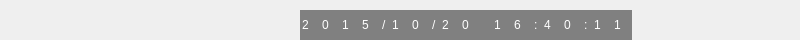
  <widget class="QWidget" name="widget" native="true">
   <property name="geometry">
    <rect>
     <x>0</x>
     <y>50</y>
     <width>800</width>
     <height>40</height>
    </rect>
   </property>
   <widget class="QListWidget" name="listWidget">
    <property name="enabled">
     <bool>true</bool>
    </property>
    <property name="geometry">
     <rect>
      <x>40</x>
      <y>0</y>
      <width>212</width>
      <height>40</height>
     </rect>
    </property>
    <property name="focusPolicy">
     <enum>Qt::WheelFocus</enum>
    </property>
    <property name="styleSheet">
     <string notr="true">QListWidget {
    border:none;
    outline: none;
    icon-size: 40px;
    background: transparent;
    padding-right:20px;
   color:gray;
}

QListWidget::item{
   height:50px;
}

QListWidget:focus{
    border:none;
    outline: none;
}

QListWidget::item:focus{
    border:none;
    outline: none;
    color:rgb(255, 255, 255);
	font: 57 22pt &quot;Ubuntu&quot;;
    background-color: qlineargradient(spread:pad, x1:0, y1:0, x2:0, y2:1, stop:0 rgba(48, 60, 76, 255), stop:1 rgba(7, 61, 82, 255));
}

QListWidget::item:selected{
    border: none;
    outline: none;
    color:rgb(255, 255, 255);
	font: 57 22pt &quot;Ubuntu&quot;;
    background-color: qlineargradient(spread:pad, x1:0, y1:0, x2:0, y2:1, stop:0 rgba(48, 60, 76, 255), stop:1 rgba(7, 61, 82, 255));
}</string>
    </property>
   </widget>
   <widget class="QLabel" name="languageFocus">
    <property name="geometry">
     <rect>
      <x>150</x>
      <y>10</y>
      <width>67</width>
      <height>17</height>
     </rect>
    </property>
    <property name="text">
     <string/>
    </property>
   </widget>
   <widget class="QLabel" name="printFocus">
    <property name="geometry">
     <rect>
      <x>40</x>
      <y>10</y>
      <width>67</width>
      <height>17</height>
     </rect>
    </property>
    <property name="focusPolicy">
     <enum>Qt::NoFocus</enum>
    </property>
    <property name="text">
     <string/>
    </property>
   </widget>
   <widget class="QLineEdit" name="lineEdit">
    <property name="geometry">
     <rect>
      <x>300</x>
      <y>10</y>
      <width>20</width>
      <height>30</height>
     </rect>
    </property>
    <property name="focusPolicy">
     <enum>Qt::NoFocus</enum>
    </property>
    <property name="styleSheet">
     <string notr="true">QLineEdit
{
    border:none;
    outline: none;    
 background: gray;
    color:white;
}
QLineEdit:focus
{

    color:rgb(0, 0, 0);
    background-color:white;
}

QLineEdit:selected{
    color:rgb(0, 0, 0);
    background-color:white;
}
</string>
    </property>
    <property name="text">
     <string>2</string>
    </property>
   </widget>
   <widget class="QLineEdit" name="lineEdit_2">
    <property name="geometry">
     <rect>
      <x>320</x>
      <y>10</y>
      <width>20</width>
      <height>30</height>
     </rect>
    </property>
    <property name="focusPolicy">
     <enum>Qt::NoFocus</enum>
    </property>
    <property name="styleSheet">
     <string notr="true">QLineEdit
{
    border:none;
    outline: none;    
 background: gray;
    color:white;
}
QLineEdit:focus
{

    color:rgb(0, 0, 0);
    background-color:white;
}

QLineEdit:selected{
    color:rgb(0, 0, 0);
    background-color:white;
}
</string>
    </property>
    <property name="text">
     <string>0</string>
    </property>
   </widget>
   <widget class="QLineEdit" name="lineEdit_3">
    <property name="geometry">
     <rect>
      <x>340</x>
      <y>10</y>
      <width>20</width>
      <height>30</height>
     </rect>
    </property>
    <property name="focusPolicy">
     <enum>Qt::NoFocus</enum>
    </property>
    <property name="styleSheet">
     <string notr="true">QLineEdit
{
    border:none;
    outline: none;    
 background: gray;
    color:white;
}
QLineEdit:focus
{

    color:rgb(0, 0, 0);
    background-color:white;
}

QLineEdit:selected{
    color:rgb(0, 0, 0);
    background-color:white;
}
</string>
    </property>
    <property name="text">
     <string>1</string>
    </property>
   </widget>
   <widget class="QLineEdit" name="lineEdit_4">
    <property name="geometry">
     <rect>
      <x>360</x>
      <y>10</y>
      <width>20</width>
      <height>30</height>
     </rect>
    </property>
    <property name="focusPolicy">
     <enum>Qt::NoFocus</enum>
    </property>
    <property name="styleSheet">
     <string notr="true">QLineEdit
{
    border:none;
    outline: none;    
 background: gray;
    color:white;
}
QLineEdit:focus
{

    color:rgb(0, 0, 0);
    background-color:white;
}

QLineEdit:selected{
    color:rgb(0, 0, 0);
    background-color:white;
}
</string>
    </property>
    <property name="text">
     <string>5</string>
    </property>
   </widget>
   <widget class="QLineEdit" name="lineEdit_6">
    <property name="geometry">
     <rect>
      <x>380</x>
      <y>10</y>
      <width>10</width>
      <height>30</height>
     </rect>
    </property>
    <property name="focusPolicy">
     <enum>Qt::NoFocus</enum>
    </property>
    <property name="styleSheet">
     <string notr="true">QLineEdit
{
    border:none;
    outline: none;    
 background: gray;
    color:white;
}
QLineEdit:focus
{

    color:rgb(0, 0, 0);
    background-color:white;
}

QLineEdit:selected{
    color:rgb(0, 0, 0);
    background-color:white;
}
</string>
    </property>
    <property name="text">
     <string>/</string>
    </property>
   </widget>
   <widget class="QLineEdit" name="lineEdit_7">
    <property name="geometry">
     <rect>
      <x>390</x>
      <y>10</y>
      <width>20</width>
      <height>30</height>
     </rect>
    </property>
    <property name="focusPolicy">
     <enum>Qt::NoFocus</enum>
    </property>
    <property name="styleSheet">
     <string notr="true">QLineEdit
{
    border:none;
    outline: none;    
 background: gray;
    color:white;
}
QLineEdit:focus
{

    color:rgb(0, 0, 0);
    background-color:white;
}

QLineEdit:selected{
    color:rgb(0, 0, 0);
    background-color:white;
}
</string>
    </property>
    <property name="text">
     <string>1</string>
    </property>
   </widget>
   <widget class="QLineEdit" name="lineEdit_8">
    <property name="geometry">
     <rect>
      <x>410</x>
      <y>10</y>
      <width>20</width>
      <height>30</height>
     </rect>
    </property>
    <property name="focusPolicy">
     <enum>Qt::NoFocus</enum>
    </property>
    <property name="styleSheet">
     <string notr="true">QLineEdit
{
    border:none;
    outline: none;    
 background: gray;
    color:white;
}
QLineEdit:focus
{

    color:rgb(0, 0, 0);
    background-color:white;
}

QLineEdit:selected{
    color:rgb(0, 0, 0);
    background-color:white;
}
</string>
    </property>
    <property name="text">
     <string>0</string>
    </property>
   </widget>
   <widget class="QLineEdit" name="lineEdit_9">
    <property name="geometry">
     <rect>
      <x>430</x>
      <y>10</y>
      <width>10</width>
      <height>30</height>
     </rect>
    </property>
    <property name="focusPolicy">
     <enum>Qt::NoFocus</enum>
    </property>
    <property name="styleSheet">
     <string notr="true">QLineEdit
{
    border:none;
    outline: none;    
 background: gray;
    color:white;
}
QLineEdit:focus
{

    color:rgb(0, 0, 0);
    background-color:white;
}

QLineEdit:selected{
    color:rgb(0, 0, 0);
    background-color:white;
}
</string>
    </property>
    <property name="text">
     <string>/</string>
    </property>
   </widget>
   <widget class="QLineEdit" name="lineEdit_10">
    <property name="geometry">
     <rect>
      <x>440</x>
      <y>10</y>
      <width>20</width>
      <height>30</height>
     </rect>
    </property>
    <property name="focusPolicy">
     <enum>Qt::NoFocus</enum>
    </property>
    <property name="styleSheet">
     <string notr="true">QLineEdit
{
    border:none;
    outline: none;    
 background: gray;
    color:white;
}
QLineEdit:focus
{

    color:rgb(0, 0, 0);
    background-color:white;
}

QLineEdit:selected{
    color:rgb(0, 0, 0);
    background-color:white;
}
</string>
    </property>
    <property name="text">
     <string>2</string>
    </property>
   </widget>
   <widget class="QLineEdit" name="lineEdit_11">
    <property name="geometry">
     <rect>
      <x>460</x>
      <y>10</y>
      <width>20</width>
      <height>30</height>
     </rect>
    </property>
    <property name="focusPolicy">
     <enum>Qt::NoFocus</enum>
    </property>
    <property name="styleSheet">
     <string notr="true">QLineEdit
{
    border:none;
    outline: none;    
 background: gray;
    color:white;
}
QLineEdit:focus
{

    color:rgb(0, 0, 0);
    background-color:white;
}

QLineEdit:selected{
    color:rgb(0, 0, 0);
    background-color:white;
}
</string>
    </property>
    <property name="text">
     <string>0</string>
    </property>
   </widget>
   <widget class="QLineEdit" name="lineEdit_12">
    <property name="geometry">
     <rect>
      <x>492</x>
      <y>10</y>
      <width>20</width>
      <height>30</height>
     </rect>
    </property>
    <property name="focusPolicy">
     <enum>Qt::NoFocus</enum>
    </property>
    <property name="styleSheet">
     <string notr="true">QLineEdit
{
    border:none;
    outline: none;    
 background: gray;
    color:white;
}
QLineEdit:focus
{

    color:rgb(0, 0, 0);
    background-color:white;
}

QLineEdit:selected{
    color:rgb(0, 0, 0);
    background-color:white;
}
</string>
    </property>
    <property name="text">
     <string>1</string>
    </property>
   </widget>
   <widget class="QLineEdit" name="lineEdit_13">
    <property name="geometry">
     <rect>
      <x>512</x>
      <y>10</y>
      <width>20</width>
      <height>30</height>
     </rect>
    </property>
    <property name="focusPolicy">
     <enum>Qt::NoFocus</enum>
    </property>
    <property name="styleSheet">
     <string notr="true">QLineEdit
{
    border:none;
    outline: none;    
 background: gray;
    color:white;
}
QLineEdit:focus
{

    color:rgb(0, 0, 0);
    background-color:white;
}

QLineEdit:selected{
    color:rgb(0, 0, 0);
    background-color:white;
}
</string>
    </property>
    <property name="text">
     <string>6</string>
    </property>
   </widget>
   <widget class="QLineEdit" name="lineEdit_14">
    <property name="geometry">
     <rect>
      <x>532</x>
      <y>10</y>
      <width>10</width>
      <height>30</height>
     </rect>
    </property>
    <property name="focusPolicy">
     <enum>Qt::NoFocus</enum>
    </property>
    <property name="styleSheet">
     <string notr="true">QLineEdit
{
    border:none;
    outline: none;    
 background: gray;
    color:white;
}
QLineEdit:focus
{

    color:rgb(0, 0, 0);
    background-color:white;
}

QLineEdit:selected{
    color:rgb(0, 0, 0);
    background-color:white;
}
</string>
    </property>
    <property name="text">
     <string>:</string>
    </property>
   </widget>
   <widget class="QLineEdit" name="lineEdit_15">
    <property name="geometry">
     <rect>
      <x>542</x>
      <y>10</y>
      <width>20</width>
      <height>30</height>
     </rect>
    </property>
    <property name="focusPolicy">
     <enum>Qt::NoFocus</enum>
    </property>
    <property name="styleSheet">
     <string notr="true">QLineEdit
{
    border:none;
    outline: none;    
 background: gray;
    color:white;
}
QLineEdit:focus
{

    color:rgb(0, 0, 0);
    background-color:white;
}

QLineEdit:selected{
    color:rgb(0, 0, 0);
    background-color:white;
}
</string>
    </property>
    <property name="text">
     <string>4</string>
    </property>
   </widget>
   <widget class="QLineEdit" name="lineEdit_16">
    <property name="geometry">
     <rect>
      <x>562</x>
      <y>10</y>
      <width>20</width>
      <height>30</height>
     </rect>
    </property>
    <property name="focusPolicy">
     <enum>Qt::NoFocus</enum>
    </property>
    <property name="styleSheet">
     <string notr="true">QLineEdit
{
    border:none;
    outline: none;    
 background: gray;
    color:white;
}
QLineEdit:focus
{

    color:rgb(0, 0, 0);
    background-color:white;
}

QLineEdit:selected{
    color:rgb(0, 0, 0);
    background-color:white;
}
</string>
    </property>
    <property name="text">
     <string>0</string>
    </property>
   </widget>
   <widget class="QLineEdit" name="lineEdit_17">
    <property name="geometry">
     <rect>
      <x>582</x>
      <y>10</y>
      <width>10</width>
      <height>30</height>
     </rect>
    </property>
    <property name="focusPolicy">
     <enum>Qt::NoFocus</enum>
    </property>
    <property name="styleSheet">
     <string notr="true">QLineEdit
{
    border:none;
    outline: none;    
 background: gray;
    color:white;
}
QLineEdit:focus
{

    color:rgb(0, 0, 0);
    background-color:white;
}

QLineEdit:selected{
    color:rgb(0, 0, 0);
    background-color:white;
}
</string>
    </property>
    <property name="text">
     <string>:</string>
    </property>
   </widget>
   <widget class="QLineEdit" name="lineEdit_18">
    <property name="geometry">
     <rect>
      <x>592</x>
      <y>10</y>
      <width>20</width>
      <height>30</height>
     </rect>
    </property>
    <property name="focusPolicy">
     <enum>Qt::NoFocus</enum>
    </property>
    <property name="styleSheet">
     <string notr="true">QLineEdit
{
    border:none;
    outline: none;    
 background: gray;
    color:white;
}
QLineEdit:focus
{

    color:rgb(0, 0, 0);
    background-color:white;
}

QLineEdit:selected{
    color:rgb(0, 0, 0);
    background-color:white;
}
</string>
    </property>
    <property name="text">
     <string>1</string>
    </property>
   </widget>
   <widget class="QLineEdit" name="lineEdit_19">
    <property name="geometry">
     <rect>
      <x>612</x>
      <y>10</y>
      <width>20</width>
      <height>30</height>
     </rect>
    </property>
    <property name="focusPolicy">
     <enum>Qt::NoFocus</enum>
    </property>
    <property name="styleSheet">
     <string notr="true">QLineEdit
{
    border:none;
    outline: none;    
 background: gray;
    color:white;
}
QLineEdit:focus
{

    color:rgb(0, 0, 0);
    background-color:white;
}

QLineEdit:selected{
    color:rgb(0, 0, 0);
    background-color:white;
}
</string>
    </property>
    <property name="text">
     <string>1</string>
    </property>
   </widget>
   <widget class="QLineEdit" name="lineEdit_20">
    <property name="geometry">
     <rect>
      <x>475</x>
      <y>10</y>
      <width>20</width>
      <height>30</height>
     </rect>
    </property>
    <property name="focusPolicy">
     <enum>Qt::NoFocus</enum>
    </property>
    <property name="styleSheet">
     <string notr="true">QLineEdit
{
    border:none;
    outline: none;    
 background: gray;
    color:white;
}
QLineEdit:focus
{

    color:rgb(0, 0, 0);
    background-color:white;
}

QLineEdit:selected{
    color:rgb(0, 0, 0);
    background-color:white;
}
</string>
    </property>
    <property name="text">
     <string/>
    </property>
   </widget>
   <widget class="QPushButton" name="dateTimeButton">
    <property name="geometry">
     <rect>
      <x>300</x>
      <y>0</y>
      <width>331</width>
      <height>45</height>
     </rect>
    </property>
    <property name="styleSheet">
     <string notr="true">QPushButton{
    border:none;
    outline: none;
    icon-size: 40px;
    background: transparent;
font: 15pt &quot;Ubuntu&quot;;
text-align: left;
color: rgb(105, 115, 119);
}
QPushButton:focus{
    border:none;
    outline: none;
color:white;
text-align: left;
    background-color: qlineargradient(spread:pad, x1:0, y1:0, x2:0, y2:1, stop:0 rgba(48, 60, 76, 255), stop:1 rgba(7, 61, 82, 255));
}</string>
    </property>
    <property name="text">
     <string/>
    </property>
   </widget>
  </widget>
